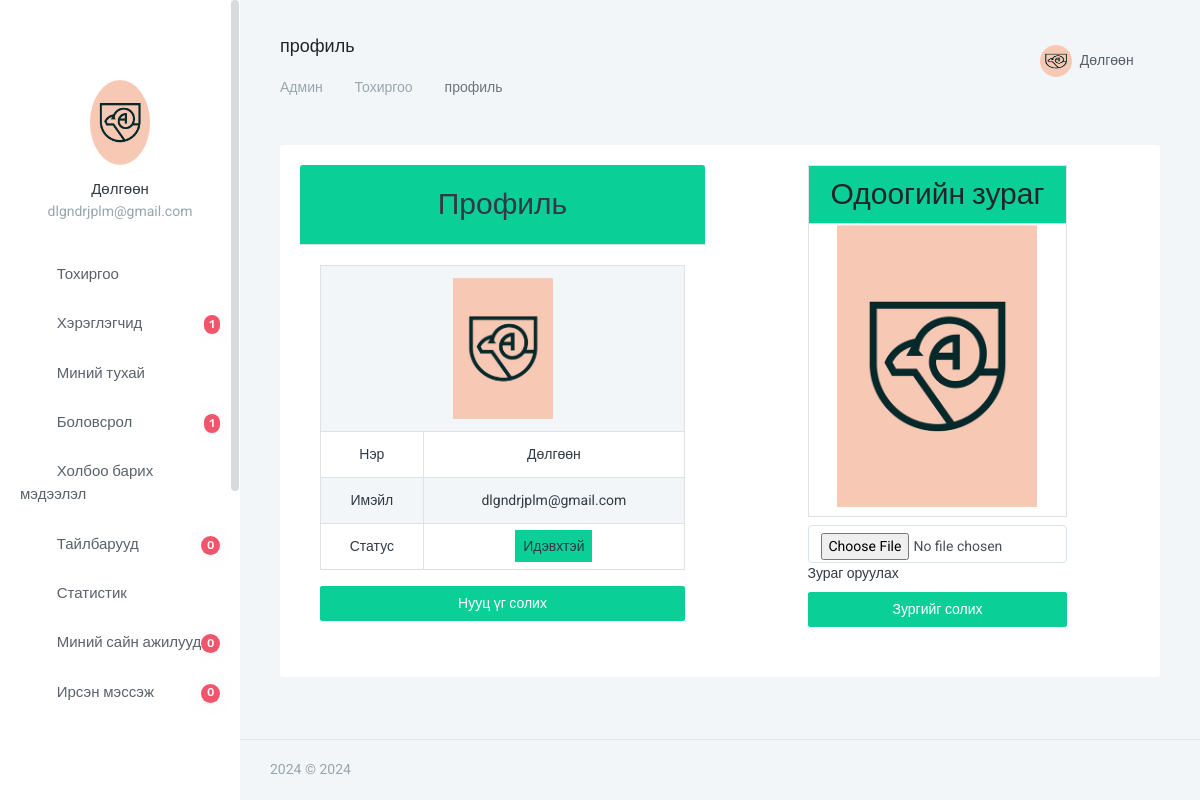
The page /admin/profile.php (signed in) on the database its author committed.
### tables this page shows
CREATE TABLE `users` (
  `id` int(3) NOT NULL,
  `fname` varchar(100) NOT NULL,
  `email` varchar(100) NOT NULL,
  `password` varchar(255) NOT NULL,
  `status` int(1) NOT NULL DEFAULT 1,
  `photo` varchar(100) NOT NULL DEFAULT 'default.png'
);

### admin/profile.php (the view, shortened to what this page needs)
<?php
$title="профиль";
require_once "header.php";
require_once "db.php";
$email = $_SESSION['user_email'];
$query = "SELECT * FROM users WHERE email='$email'";
$result = $dbcon -> query($query);
$row = $result -> fetch_assoc();
$id = $row['id'];
?>
                                	<div class="row">
                                		<div class="col-6">
																		<div class="card text-dark mb-3" >
																		  <div class="card-header bg-success text-center"><h2>Профиль</h2></div>
																		  <div class="card-body">
																				<table class="table table-bordered table-striped text-center mx-auto" >
																						<tr>
																							<td colspan="2"><img src="image/users/<?=$row['photo']?>" alt="" width="100" ></td>
																						</tr>
																						<tr>
																							<td>Нэр</td>
																							<td><?=$row['fname']?></td>
																						</tr>
																						<tr>
																							<td>Имэйл</td>
																							<td><?=$row['email']?></td>
																						</tr>
																						<tr>
																							<td>Статус</td>
																							<td><span class="bg-success p-2">Идэвхтэй</span></td>
																						</tr>
																				</table>
																				<a class="btn btn-block btn-success" href="change_password.php">Нууц үг солих</a>
                                		</div>
                                	</div>
                                </div>
				                            <div class="col-4 mx-auto">
																			<table class="table-bordered text-center mb-2" width="100%">
																				<tr class="bg-success">
																					<th ><h2> Одоогийн зураг	</h2></th>
																				</tr>
																				<tr>
																					<td>
																						<img class="mt-0 mb-2" src="image/users/<?=$row['photo']?>" alt="профайл зураг" width='200'>
																					</td>
																				</tr>
																			</table>
				                            	<form action="profile_img_change.php?id=<?=base64_encode($id)?>" enctype="multipart/form-data" method="post">
																					<input  type="file" name="photo" class="form-control">
																					<label for="">Зураг оруулах</label>
																				<input class="btn btn-block btn-success" type="submit" name="photo_submit" value="Зургийг солих">
				                            	</form>
				                           </div>
                                	</div>
<?php
    require_once "footer.php";
?>

### admin/header.php (shortened to what this page needs)
<?php require_once "db.php"; ?>
<!doctype html>
<html lang="mn">
<head>
        <link rel="stylesheet" href="https://cdnjs.cloudflare.com/ajax/libs/twitter-bootstrap/4.1.3/css/bootstrap.css">
        <link rel="stylesheet" href="https://cdn.datatables.net/1.10.20/css/dataTables.bootstrap4.min.css">
        <link href="assets/css/bootstrap.min.css" rel="stylesheet" type="text/css" />
        <link href="assets/css/icons.css" rel="stylesheet" type="text/css" />
        <link rel="stylesheet" href="../front_end_assets/css/fontawesome-all.min.css">
        <link href="assets/css/metismenu.min.css" rel="stylesheet" type="text/css" />
        <link href="assets/css/style.css" rel="stylesheet" type="text/css" />
    </head>
    <body>
        <div id="wrapper">
            <div class="left side-menu">
                <div class="slimscroll-menu" id="remove-scroll">
                    <div class="user-box">
                        <div class="user-img">
                <?php
                    $email_for_photo = $_SESSION['user_email'];
                    $query_for_photo = $dbcon->query( "SELECT photo FROM users WHERE email='$email_for_photo'");
                    $photo_from_db   = $query_for_photo -> fetch_assoc();
                 ?>
                            <img src="image/users/<?=$photo_from_db['photo']?>" alt="user-img" title="Мат Хэлм" class="rounded-circle img-fluid">
                        </div>
                        <h5><a href="#"><?= $_SESSION['user_name']?></a> </h5>
                        <p class="text-muted"><?=$_SESSION['user_email']?></p>
                    </div>
                    <div id="sidebar-menu">
                        <ul class="metismenu" id="side-menu">
                            <li>
                                <a href="index.php">
                                    <i class="fi-air-play"></i> <span> Тохиргоо </span>
                                </a>
                            </li>
                            <li>
                                <a href="users.php"><i class="fas fa-users-cog"></i>
                                    <span class="badge badge-danger badge-pill float-right">
                                        <?php
                                        $result = $dbcon->query("SELECT COUNT(*) AS total_users FROM users");
                                        $row = $result->fetch_assoc();
                                        echo $row['total_users'];
                                        ?>
                                    </span>
                                    <span> Хэрэглэгчид </span>
                                </a>
                            </li>
                            <li>
                                <a href="javascript: void(0);"><i class="far fa-address-card"></i>  <span> Миний тухай </span></a>
                            </li>
                            <li>
                                <a href="javascript: void(0);"><i class="fas fa-book-reader"></i>
                                    <span class="badge badge-danger badge-pill float-right">
                                        <?php
                                        $education_result = $dbcon->query("SELECT COUNT(*) AS total_field FROM education_informations");
                                        $education_row = $education_result->fetch_assoc();
                                        echo $education_row['total_field'];
                                        ?>
                                    </span>
                                <span> Боловсрол </span></a>
                            </li>
                            <li>
                                <a href="javascript: void(0);"><i class="fas fa-envelope-square"></i> <span> Холбоо барих мэдээлэл</span></a>
                            </li>
                            <li>
                                <a href="javascript: void(0);"><i class="fas fa-comments"></i>
                                    <span class="badge badge-danger badge-pill float-right">
                                        <?php
                                        $testimonial_result = $dbcon->query("SELECT COUNT(*) AS total_field FROM testimonials");
                                        $testimonial_row = $testimonial_result->fetch_assoc();
                                        echo $testimonial_row['total_field'];
                                        ?>
                                    </span>
                                    <span> Тайлбарууд</span></a>
                            </li>
                            <li>
                                <a href="javascript: void(0);"><i class="fas fa-print"></i><span> Статистик</span></a>
                            </li>
                            <li>
                                <a href="javascript: void(0);"><i class="fi-air-play"></i>
                                    <span class="badge badge-danger badge-pill float-right">
                                        <?php
                                        $best_works_result = $dbcon->query("SELECT COUNT(*) AS total_field FROM my_best_works");
                                        $best_works_row = $best_works_result->fetch_assoc();
                                        echo $best_works_row['total_field'];
                                        ?>
                                    </span>
                                    <span> Миний сайн ажилууд</span></a>
                            </li>
                            <li>
                                <a href="all_guest_message.php">
                                    <i class="fas fa-users-cog"></i>
                                    <span class="badge badge-danger badge-pill float-right">
                                        <?php
                                        $guest_message_result = $dbcon->query("SELECT COUNT(*) AS total_field FROM guest_messages");
                                        $guest_message_row = $guest_message_result->fetch_assoc();
                                        echo $guest_message_row['total_field'];
                                        ?>
                                    </span>
                                     <span> Ирсэн мэссэж</span>
                                </a>
                            </li>
                        </ul>
                    </div>
                </div>
            </div>
            <div class="content-page">
                <div class="topbar">
                    <nav class="navbar-custom">
                        <ul class="list-unstyled topbar-right-menu float-right mb-0">
                            <li class="dropdown notification-list">
                                <a class="nav-link dropdown-toggle nav-user" data-toggle="dropdown" href="#" role="button"
                                   aria-haspopup="false" aria-expanded="false">
                                    <img src="image/users/<?=$photo_from_db['photo']?>" alt="user" class="rounded-circle"> <span class="ml-1"><?=$_SESSION['user_name']?> <i class="mdi mdi-chevron-down"></i> </span>
                                </a>
                            </li>
                        </ul>
                        <ul class="list-inline menu-left mb-0">
                            <li>
                                <h4 class="page-title-main"><?=$title?></h4>
                                <ol class="breadcrumb">
                                    <li class="breadcrumb-item"><a href="../index.php">Админ</a></li>
                                    <li class="breadcrumb-item"><a href="index.php">Тохиргоо</a></li>
                                    <li class="breadcrumb-item active"><?=$title?></li>
                                </ol>
                            </li>
                        </ul>
                    </nav>
                </div>
                <div class="content">
                    <div class="container-fluid">
                        <div class="row">
                            <div class="col-12">
                                <div class="card-box">

### rows shown on the page
users: photo (picture), fname "Дөлгөөн", email "dlgndrjplm@gmail.com"

### other values the page prints
$_SESSION['user_name'] "Дөлгөөн"
$_SESSION['user_email'] "dlgndrjplm@gmail.com"
$row['total_users'] "1"
$education_row['total_field'] "1"
$testimonial_row['total_field'] "0"
$best_works_row['total_field'] "0"
$guest_message_row['total_field'] "0"
$title "профиль"
